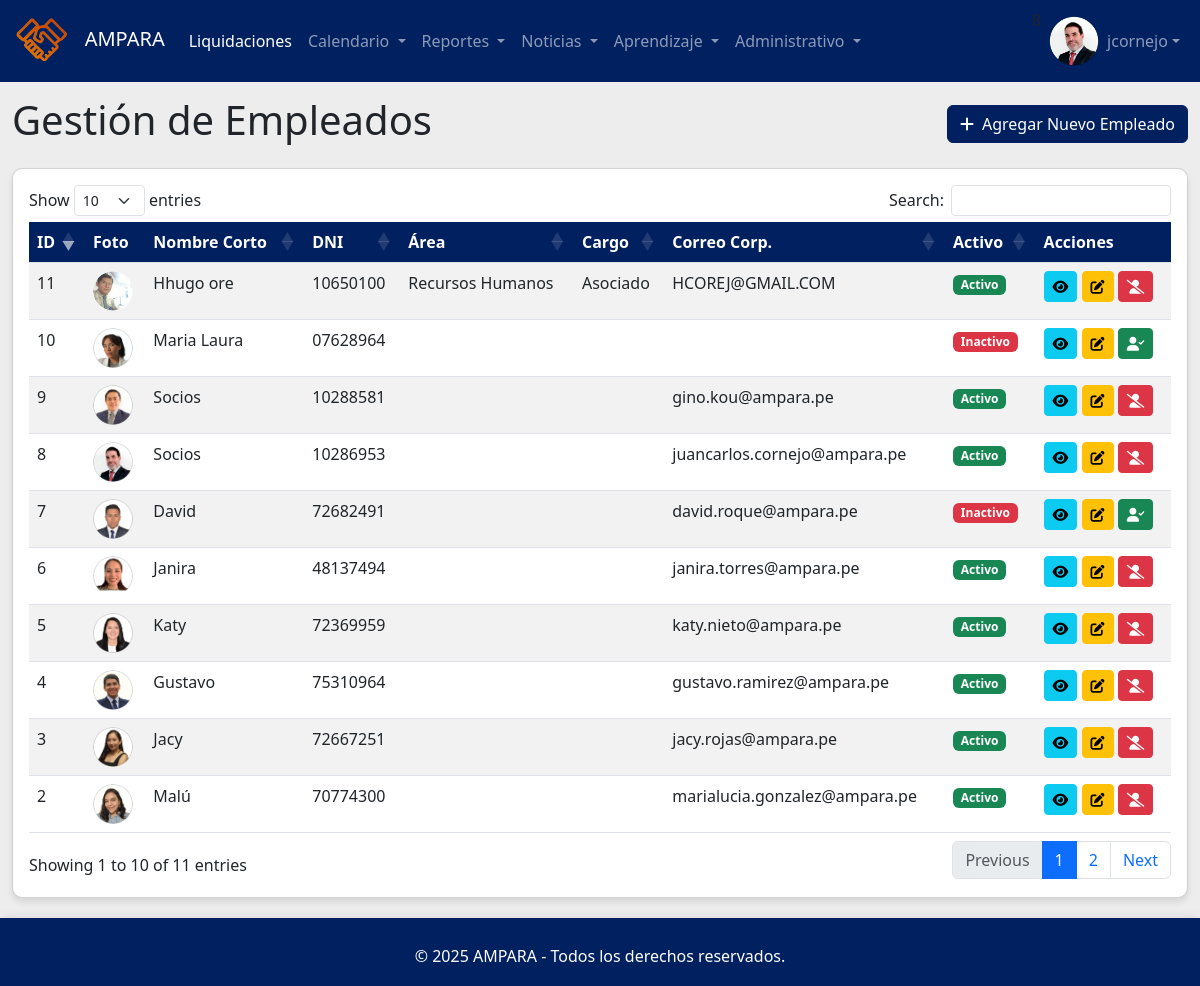
Screenshot of /empleados.php (signed in) with the database file from the repository.
### tables this page shows
CREATE TABLE `empleado` (
  `idempleado` int(11) NOT NULL,
  `nombres` varchar(100) NOT NULL,
  `paterno` varchar(50) NOT NULL,
  `materno` varchar(50) NOT NULL,
  `nombrecorto` varchar(50) DEFAULT NULL,
  `dni` varchar(10) NOT NULL,
  `nacimiento` date NOT NULL,
  `lugarnacimiento` varchar(100) NOT NULL,
  `domicilio` varchar(150) NOT NULL,
  `estadocivil` varchar(50) NOT NULL,
  `correopersonal` varchar(100) NOT NULL,
  `correocorporativo` varchar(100) NOT NULL,
  `telcelular` varchar(15) NOT NULL,
  `telfijo` varchar(10) NOT NULL,
  `horasmeta` int(11) NOT NULL DEFAULT 30,
  `area` varchar(50) NOT NULL,
  `cargo` varchar(50) NOT NULL,
  `derechohabiente` varchar(50) NOT NULL,
  `cantidadhijos` int(11) NOT NULL,
  `contactoemergencia` varchar(100) NOT NULL,
  `nivelestudios` varchar(50) NOT NULL,
  `regimenpension` varchar(50) NOT NULL,
  `fondopension` varchar(50) NOT NULL,
  `cussp` varchar(50) NOT NULL,
  `modalidad` varchar(50) NOT NULL,
  `rutafoto` varchar(250) NOT NULL,
  `activo` int(11) NOT NULL,
  `editor` int(11) NOT NULL DEFAULT 0,
  `registrado` timestamp NOT NULL DEFAULT current_timestamp(),
  `modificado` timestamp NOT NULL DEFAULT current_timestamp()
);

### funciones.php (called while the page is built, shortened)
<?php
require_once 'conexion.php';
function obtenerTodosEmpleados($filtros = []) {
    global $pdo;
    $sql = "SELECT idempleado, nombres, paterno, materno, nombrecorto, dni, area, cargo, correocorporativo, rutafoto, activo, nacimiento, lugarnacimiento, domicilio, estadocivil, correopersonal, telcelular, telfijo, horasmeta, derechohabiente, cantidadhijos, contactoemergencia, nivelestudios, regimenpension, fondopension, cussp, modalidad FROM empleado WHERE 1=1";
    $params = [];
    $sql .= " ORDER BY paterno ASC, materno ASC, nombres ASC";
    $stmt = $pdo->prepare($sql);
    $stmt->execute($params);
    return $stmt->fetchAll(PDO::FETCH_ASSOC);
}
?>

### empleados.php (the view, shortened to what this page needs)
<?php
require_once 'includes/header.php';
require_once 'funciones.php';
$empleados = obtenerTodosEmpleados();
?>
<div class="container-fluid mt-4">
    <div class="d-flex justify-content-between align-items-center mb-3">
        <h1>Gestión de Empleados</h1>
        <a href="registrar_empleado.php" class="btn btn-primary">
            <i class="fas fa-plus me-2"></i>Agregar Nuevo Empleado
        </a>
    </div>
    <div class="card">
        <div class="card-body">
            <table id="tablaEmpleados" class="table table-striped table-hover dt-responsive nowrap" style="width:100%">
                <thead>
                    <tr>
                        <th>ID</th>
                        <th>Foto</th>
                        <th>Nombre Corto</th>
                        <th>DNI</th>
                        <th>Área</th>
                        <th>Cargo</th>
                        <th>Correo Corp.</th>
                        <th>Activo</th>
                        <th>Acciones</th>
                    </tr>
                </thead>
                <tbody>
                    <?php if (!empty($empleados)):
                        foreach ($empleados as $emp):
                    ?>
                            <tr>
                                <td><?php echo htmlspecialchars($emp['idempleado']); ?></td>
                                <td>
                                    <a href="#" class="enlace-foto-empleado"
                                       data-bs-toggle="modal" data-bs-target="#modalVerEmpleado"
                                       data-id="<?php echo htmlspecialchars($emp['idempleado']); ?>"
                                       title="Ver detalles de <?php echo htmlspecialchars($emp['nombrecorto']); ?>">
                                        <img src="<?php echo htmlspecialchars(!empty($emp['rutafoto']) && file_exists($emp['rutafoto']) ? $emp['rutafoto'] : 'img/fotos/empleados/default_avatar.png'); ?>"
                                             alt="Foto de <?php echo htmlspecialchars($emp['nombrecorto']); ?>"
                                             class="rounded-circle"
                                             style="width: 40px; height: 40px; object-fit: cover; cursor: pointer;">
                                    </a>
                                </td>
                                <td><?php echo htmlspecialchars($emp['nombrecorto']); ?></td>
                                <td><?php echo htmlspecialchars($emp['dni']); ?></td>
                                <td><?php echo htmlspecialchars($emp['area']); ?></td>
                                <td><?php echo htmlspecialchars($emp['cargo']); ?></td>
                                <td><?php echo htmlspecialchars($emp['correocorporativo']); ?></td>
                                <td>
                                    <?php if ($emp['activo'] == 1): ?>
                                        <span class="badge bg-success">Activo</span>
                                    <?php else: ?>
                                        <span class="badge bg-danger">Inactivo</span>
                                    <?php endif; ?>
                                </td>
                                <td>
                                    <button type="button" class="btn btn-info btn-sm ver-empleado"
                                            data-id="<?php echo $emp['idempleado']; ?>"
                                            data-bs-toggle="modal" data-bs-target="#modalVerEmpleado"
                                            title="Ver Detalles">
                                        <i class="fas fa-eye"></i>
                                    </button>
                                    <a href="editar_empleado.php?id=<?php echo $emp['idempleado']; ?>" class="btn btn-warning btn-sm" title="Editar">
                                        <i class="fas fa-edit"></i>
                                    </a>
                                    <?php if ($emp['activo'] == 1): ?>
                                        <button type="button" class="btn btn-danger btn-sm toggle-estado-empleado"
                                                data-id="<?php echo $emp['idempleado']; ?>"
                                                data-nombre="<?php echo htmlspecialchars($emp['nombrecorto']); ?>"
                                                data-accion="desactivar"
                                                title="Desactivar">
                                            <i class="fas fa-user-slash"></i>
                                        </button>
                                    <?php else: ?>
                                        <button type="button" class="btn btn-success btn-sm toggle-estado-empleado"
                                                data-id="<?php echo $emp['idempleado']; ?>"
                                                data-nombre="<?php echo htmlspecialchars($emp['nombrecorto']); ?>"
                                                data-accion="activar"
                                                title="Activar">
                                            <i class="fas fa-user-check"></i>
                                        </button>
                                    <?php endif; ?>
                                </td>
                            </tr>
                        <?php endforeach; ?>
                    <?php else: ?>
                        <tr>
                            <td colspan="9" class="text-center">No hay empleados registrados.</td>
                        </tr>
                    <?php endif; ?>
                </tbody>
            </table>
        </div>
    </div>
</div>
<?php
require_once 'includes/footer.php';
?>

### includes/header.php (shortened to what this page needs)
<?php
require_once 'conexion.php';
$ruta_foto_usuario = 'img/fotos/empleados/usuario01.png';
$nombre_usuario_display = 'Usuario';
$tipo_usuario_actual = null;
if (isset($_SESSION['idusuario'])) {
    if (isset($_SESSION['nombre_usuario'])) {
        $nombre_usuario_display = htmlspecialchars($_SESSION['nombre_usuario']);
    }
    if (isset($_SESSION['idemp']) && $pdo) {
        try {
            $stmt_foto = $pdo->prepare("SELECT rutafoto FROM empleado WHERE idempleado = :idemp AND activo = 1");
            $stmt_foto->bindParam(':idemp', $_SESSION['idemp']);
            $stmt_foto->execute();
            $empleado_info = $stmt_foto->fetch(PDO::FETCH_ASSOC);
            if ($empleado_info && !empty($empleado_info['rutafoto'])) {
                $ruta_foto_usuario = htmlspecialchars($empleado_info['rutafoto']);
            }
        } catch (PDOException $e) {
            error_log("Error al obtener rutafoto: " . $e->getMessage());
        }
    }
    if (isset($_SESSION['tipo_usuario'])) {
        $tipo_usuario_actual = $_SESSION['tipo_usuario'];
    }
}
?>
<!DOCTYPE html>
<html lang="es">
<head>
    <link href="https://cdn.jsdelivr.net/npm/bootstrap@5.3.0/dist/css/bootstrap.min.css" rel="stylesheet">
    <link rel="stylesheet" href="https://cdnjs.cloudflare.com/ajax/libs/font-awesome/6.0.0/css/all.min.css">
    <link rel="stylesheet" href="https://cdn.datatables.net/1.11.5/css/dataTables.bootstrap5.min.css">
    <link rel="stylesheet" href="css/estilo.css">
</head>
<body>
    <nav class="navbar navbar-expand-lg navbar-dark bg-primary fixed-top">
        <div class="container-fluid">
            <a class="navbar-brand" href="index.php">
                <img src="img/logo_0.png" alt="Logo" style="height: 50px; margin-right: 10px;">
               AMPARA
            </a>
            <div class="collapse navbar-collapse" id="navbarNavPrincipal">
                <ul class="navbar-nav me-auto mb-2 mb-lg-0">
                    <li class="nav-item">
                        <a class="nav-link active" aria-current="page" href="liquidaciones.php">Liquidaciones</a>
                    </li>
                     <li class="nav-item dropdown">
                        <a class="nav-link dropdown-toggle" href="#" id="navbarDropdownCalendario" role="button" data-bs-toggle="dropdown" aria-expanded="false">
                            Calendario
                        </a>
                    </li>
                    <li class="nav-item dropdown">
                        <a class="nav-link dropdown-toggle" href="#" id="navbarDropdownReportes" role="button" data-bs-toggle="dropdown" aria-expanded="false">
                            Reportes
                        </a>
                    </li>
                    <li class="nav-item dropdown">
                        <a class="nav-link dropdown-toggle" href="#" id="navbarDropdownNoticias" role="button" data-bs-toggle="dropdown" aria-expanded="false">
                            Noticias
                        </a>
                    </li>
                      <li class="nav-item dropdown">
                        <a class="nav-link dropdown-toggle" href="#" id="navbarDropdownAprendizaje" role="button" data-bs-toggle="dropdown" aria-expanded="false">
                            Aprendizaje
                        </a>
                    </li>
                    <?php if ($tipo_usuario_actual == 1):  ?>
                    <li class="nav-item dropdown">
                        <a class="nav-link dropdown-toggle" href="#" id="navbarDropdownAdministrativo" role="button" data-bs-toggle="dropdown" aria-expanded="false">
                            Administrativo
                        </a>
                    </li>
                    <?php endif;?>
                </ul>
                <ul class="navbar-nav ms-auto">
                    <?php if (isset($_SESSION['idusuario'])): echo $_SESSION['idemp'];?>
                        <li class="nav-item dropdown">
                            <a class="nav-link dropdown-toggle d-flex align-items-center" href="#" id="navbarDropdownUser" role="button" data-bs-toggle="dropdown" aria-expanded="false">
                                <img  src="<?php echo $ruta_foto_usuario; ?>" alt="Foto de perfil" class="rounded-circle me-2 user-avatar"  style="height: 50px; width: 50px;">
                                <?php echo $nombre_usuario_display; ?>
                            </a>
                        </li>
                    <?php else: ?>
                        <li class="nav-item">
                            <a class="nav-link" href="../login.php">Iniciar Sesión</a>
                        </li>
                    <?php endif; ?>
                </ul>
            </div>
        </div>
    </nav>
    <div class="container-fluid main-content">
    </div>

### includes/footer.php (shortened to what this page needs)
        <div class="containerx">
            <br>
            <p>&copy; <?php echo date("Y"); ?> AMPARA - Todos los derechos reservados.</p>
        </div>
</body>
</html>

### css/estilo.css (style rules this page uses)
:root { --color-primary: #012060; --color-secondary: #f28120; --color-light: #ededed; --color-white: #ffffff; }
body { background-color: var(--color-light); }
.bg-primary { background-color: var(--color-primary) !important; }
.btn-primary { background-color: var(--color-primary); border-color: var(--color-primary); }
.card { border-radius: 10px; box-shadow: 0 4px 6px rgba(0, 0, 0, 0.1); margin-bottom: 20px; }
.table th { background-color: var(--color-primary); color: white; }

### includes/header.php (style rules this page uses)
body { padding-top: 56px; }
.user-avatar { width: 32px; height: 32px; object-fit: cover; }
.main-content { padding-top: 1rem; }

### includes/footer.php (style rules this page uses)
.containerx { width: 100%; margin: auto; overflow: hidden; padding: 2px; background-color: #fff; box-shadow: 0 0 10px rgba(0,0,0,0.1); text-align: center; color: #fff; background-color: #012060; }

### rows the page displays
empleado: rutafoto (picture), idempleado "8", nombrecorto "Socios", dni "10286953", correocorporativo "juancarlos.cornejo@ampara.pe", activo "Activo"
empleado: idempleado "2", rutafoto (picture), nombrecorto "Malú", dni "70774300", correocorporativo "marialucia.gonzalez@ampara.pe", activo "Activo"
empleado: idempleado "9", rutafoto (picture), nombrecorto "Socios", dni "10288581", correocorporativo "gino.kou@ampara.pe", activo "Activo"
empleado: idempleado "5", rutafoto+nombrecorto (picture), nombrecorto "Katy", dni "72369959", correocorporativo "katy.nieto@ampara.pe", activo "Activo"
empleado: idempleado "11", rutafoto (picture), nombrecorto "Hhugo ore", dni "10650100", area "Recursos Humanos", cargo "Asociado", correocorporativo "HCOREJ@GMAIL.COM", activo "Activo"
empleado: idempleado "4", rutafoto+nombrecorto (picture), nombrecorto "Gustavo", dni "75310964", correocorporativo "gustavo.ramirez@ampara.pe", activo "Activo"
empleado: idempleado "3", rutafoto+nombrecorto (picture), nombrecorto "Jacy", dni "72667251", correocorporativo "jacy.rojas@ampara.pe", activo "Activo"
empleado: idempleado "7", rutafoto+nombrecorto (picture), nombrecorto "David", dni "72682491", correocorporativo "david.roque@ampara.pe", activo "Inactivo"
empleado: idempleado "6", rutafoto+nombrecorto (picture), nombrecorto "Janira", dni "48137494", correocorporativo "janira.torres@ampara.pe", activo "Activo"
empleado: idempleado "10", rutafoto (picture), nombrecorto "Maria Laura", dni "07628964", activo "Inactivo"

### other values shown
$nombre_usuario_display "jcornejo"
